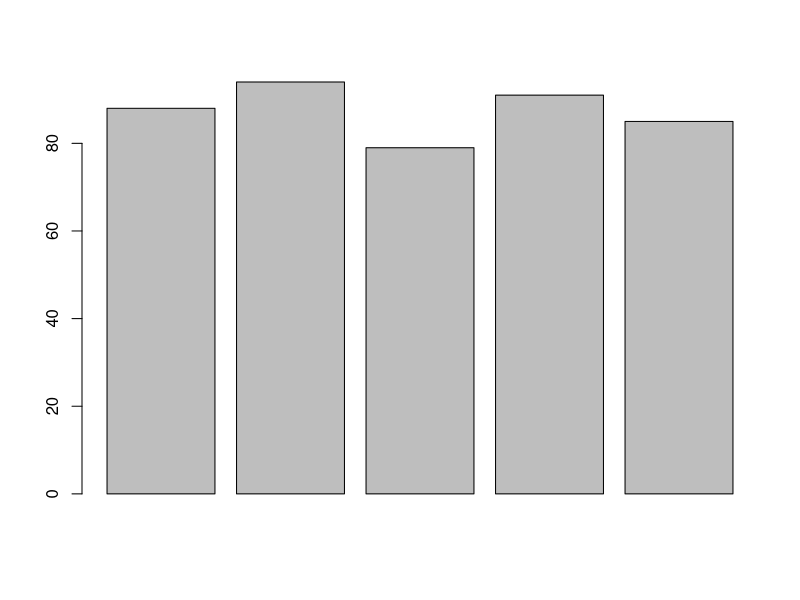

Here is the R script that generated this plot:
## ---- chunk 1
library(ggplot2)


## ---- chunk 2
# This is a comment
Quiz_1 <- 88.  # This is how you assign a value to a nmae
Quiz_2 <- 94
Quiz_3 <- 79


Quiz_1


# averaging

(Quiz_1 + Quiz_2 + Quiz_3) / 3

# mean function 

mean(Quiz_1 + Quiz_2 + Quiz_3) # Not correct, just adds everything up 
mean(Quiz_1, Quiz_2, Quiz_3) # Not correct, it just takes the mean of the first value 
mean(c(Quiz_1, Quiz_2, Quiz_3)) # Correct!

# List 

list <- c(Quiz_1, Quiz_2, Quiz_3)

mean(list)

average <- mean(list)

# Assigning New value
Quiz_3 <- 99
Quiz_3

average

list <- c(Quiz_1, Quiz_2, Quiz_3)
average <- mean(list)
average

# Round a number 
round(average, 2)
## ---- chunk 3
scores <- c(88,94,79,91,85)
scores

mean(scores)
min(scores)
max(scores)
length(scores)

summary(scores)

students <- c("a", "b", "c", "d", "e")
students

#barplot
barplot(scores, name.arg = students)

## ---- chunk 4

## ---- chunk 5
